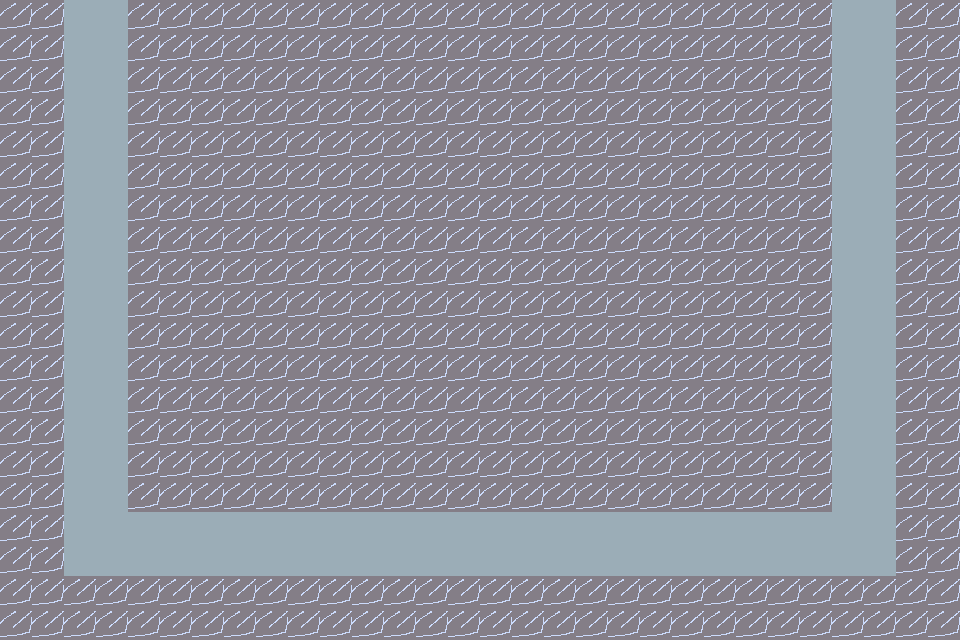

Tiled map render using the project's own tile images. Description and the whole map definition, tile-layer contents included, below:
An orthogonal 30x20 tile map with 32x32 px tiles, 1 tile layer (ground).

<map version="1.9" tiledversion="1.9.2" orientation="orthogonal" renderorder="right-down" width="30" height="20" tilewidth="32" tileheight="32" infinite="0" nextlayerid="2" nextobjectid="1">
 <editorsettings>
  <export target="stage0.lua" format="lua" />
 </editorsettings>
 <tileset firstgid="1" name="tiles" tilewidth="32" tileheight="32" tilecount="2" columns="2">
  <image source="../sprites/tiles.png" width="64" height="32" />
 </tileset>
 <layer id="1" name="ground" width="30" height="20">
  <data encoding="csv">
1,1,2,2,1,1,1,1,1,1,1,1,1,1,1,1,1,1,1,1,1,1,1,1,1,1,2,2,1,1,
1,1,2,2,1,1,1,1,1,1,1,1,1,1,1,1,1,1,1,1,1,1,1,1,1,1,2,2,1,1,
1,1,2,2,1,1,1,1,1,1,1,1,1,1,1,1,1,1,1,1,1,1,1,1,1,1,2,2,1,1,
1,1,2,2,1,1,1,1,1,1,1,1,1,1,1,1,1,1,1,1,1,1,1,1,1,1,2,2,1,1,
1,1,2,2,1,1,1,1,1,1,1,1,1,1,1,1,1,1,1,1,1,1,1,1,1,1,2,2,1,1,
1,1,2,2,1,1,1,1,1,1,1,1,1,1,1,1,1,1,1,1,1,1,1,1,1,1,2,2,1,1,
1,1,2,2,1,1,1,1,1,1,1,1,1,1,1,1,1,1,1,1,1,1,1,1,1,1,2,2,1,1,
1,1,2,2,1,1,1,1,1,1,1,1,1,1,1,1,1,1,1,1,1,1,1,1,1,1,2,2,1,1,
1,1,2,2,1,1,1,1,1,1,1,1,1,1,1,1,1,1,1,1,1,1,1,1,1,1,2,2,1,1,
1,1,2,2,1,1,1,1,1,1,1,1,1,1,1,1,1,1,1,1,1,1,1,1,1,1,2,2,1,1,
1,1,2,2,1,1,1,1,1,1,1,1,1,1,1,1,1,1,1,1,1,1,1,1,1,1,2,2,1,1,
1,1,2,2,1,1,1,1,1,1,1,1,1,1,1,1,1,1,1,1,1,1,1,1,1,1,2,2,1,1,
1,1,2,2,1,1,1,1,1,1,1,1,1,1,1,1,1,1,1,1,1,1,1,1,1,1,2,2,1,1,
1,1,2,2,1,1,1,1,1,1,1,1,1,1,1,1,1,1,1,1,1,1,1,1,1,1,2,2,1,1,
1,1,2,2,1,1,1,1,1,1,1,1,1,1,1,1,1,1,1,1,1,1,1,1,1,1,2,2,1,1,
1,1,2,2,1,1,1,1,1,1,1,1,1,1,1,1,1,1,1,1,1,1,1,1,1,1,2,2,1,1,
1,1,2,2,2,2,2,2,2,2,2,2,2,2,2,2,2,2,2,2,2,2,2,2,2,2,2,2,1,1,
1,1,2,2,2,2,2,2,2,2,2,2,2,2,2,2,2,2,2,2,2,2,2,2,2,2,2,2,1,1,
1,1,1,1,1,1,1,1,1,1,1,1,1,1,1,1,1,1,1,1,1,1,1,1,1,1,1,1,1,1,
1,1,1,1,1,1,1,1,1,1,1,1,1,1,1,1,1,1,1,1,1,1,1,1,1,1,1,1,1,1
</data>
 </layer>
</map>